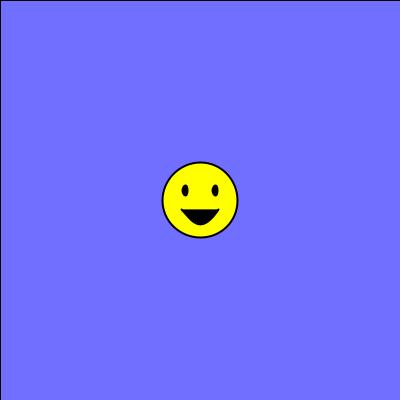
Frame 1 (no input)
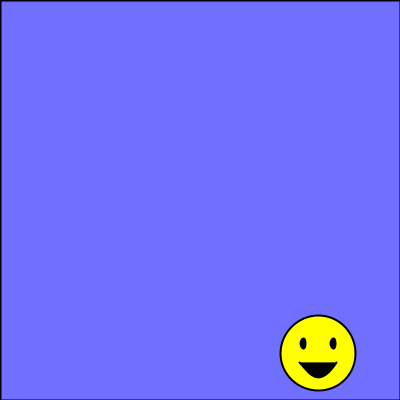
Frame 60 (the mouse pressed at the canvas centre just before this capture)
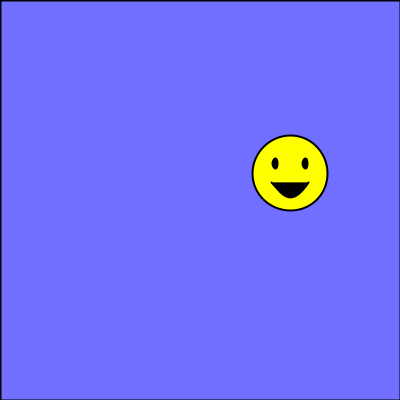
Frame 120 (the mouse held since frame 60 and released just before this capture)

The Processing sketch that drew these frames (run headless with seeded random() and noise(); from frame 60 on, the mouse is pressed at the canvas centre):

// Processing sketch: processing_52412
// ── processing_52412.pde

// Homework 6
// copyright Alex Fischer ajfische 2012
//CLICK on Smiley to kill him
//press the SPACEBAR rapidly to keep him from falling to hell
//use the UP and DOWN arrow keys to change the difficulty
//press TAB to reset the game
int z;
float ax, ay, ad, axSpeed, aySpeed, axdir, aydir,
      dx, dy, dd, dxSpeed, dySpeed, dxdir, dydir,
      cx, cxSpeed;
boolean alive;
int diff = 2;




void setup( )
{
  size( 400, 400 );
  smooth( );
  background( 112, 111, 255 );
  
  ax = width/2;
  ay = height/2;
  ad = 75;
  axSpeed = 2;
  aySpeed = 3;
  alive = true;
  
  dd = 75;
  axdir = 1;
  aydir = 1;
  dySpeed = 1;
  

}

void draw( )
{
  if (alive)
  {
    prepWindow();
    drawSmiley(ax, ay, ad);
    moveSmiley();
  }
  else
  {
    fill( 202, 201, 255, 50 );
    rect( 0, 0, 400, 400 );
    drawDeadSmiley(dx, dy, dd);
    moveDeadSmiley();
    
    if(ay > 200)
    {
      hell();
    }
    else
    {
      heaven();
    }
    
    if(ay + ad/2 < 0)
    {
      win();
      noLoop();
    }
    else if(ay - ad/2 > 400)
    {
      lose();
      noLoop();
    }
  }
}

void prepWindow()
{
  fill( 112, 111, 255 );
  rect( 0, 0, 400, 400 );
}

void drawSmiley( float x, float y, float d)
{
  //face
  strokeWeight(2);
  stroke( 0 );
  fill( 255, 255, 0 );
  ellipse( x, y, d, d );
  //eyes
  fill( 0 );
  ellipse( x - d*.2, y - d*.125, d*.0625, d*.125);
  ellipse( x + d*.2, y - d*.125, d*.0625, d*.125);
  //mouth
  stroke( 0 );
  beginShape();
    vertex(x - d*.25, y + d*.125);
    bezierVertex(x - d*.125, y + d*.25, x, y + d*.5, x + d*.25, y + d*.125);
  endShape();
}

void moveSmiley()
{
  ax = ax + (axSpeed * axdir);

  
  if( ax > width - ad/2 )
  {
    axdir = -1;
  }
  else if ( ax < 0 + ad/2 )
  {
    axdir = 1;
  }
  
  ay = ay + (aySpeed * aydir);
  if( ay > height - ad/2 )
  {
    aydir = -1;
  }
  else if ( ay < 0 + ad/2 )
  {
    aydir = 1;
  }
}

void keyPressed()
{
    if(keyCode == UP)
  {
    axSpeed++;
    aySpeed++;
    dySpeed++;
    if (axSpeed > 5 )
    {
      axSpeed = 5;
    }
    if (aySpeed > 6)
    {
      aySpeed = 6;
    }
    if (dySpeed > 3)
    {
      dySpeed = 3;
    }
  }
  else if(keyCode == DOWN)
  {
    axSpeed--;
    aySpeed--;
    dySpeed--;
    if (axSpeed < 1)
    {
      axSpeed = 1;
    }
    if (aySpeed < 1)
    {
      aySpeed = 1.5;
    }
    if (dySpeed < 1 )
    {
      dySpeed = 1;
    }
  }
  
  else if (key == TAB)
  {
    ax = width/2;
    ay = height/2;
    ad = 75;
    axSpeed = 2;
    aySpeed = 3;
    alive = true;
  
    dd = 75;
    axdir = 1;
    aydir = 1;
    loop();
  }
  
}

void mousePressed()
{
  float d = dist(mouseX, mouseY, ax, ay);
  if ( d < ad/2 )
  {
    alive = false;
    println("hit");
  }
  else
  {
    alive = true;
  }
}

void drawDeadSmiley( float x, float y, float d)
{
  x = ax;
  y = ay;
  //face
  strokeWeight(2);
  stroke( 0 );
  fill( 189, 190, 240 );
  ellipse( x, y, d, d );
  //eyes
  strokeWeight(5);
  line( x - d*.15, y - d*.2, x - d*.25, y - d*.1 );
  line( x - d*.25, y - d*.2, x - d*.15, y - d*.1 );
  
  line( x + d*.15, y - d*.2, x + d*.25, y - d*.1 );
  line( x + d*.25, y - d*.2, x + d*.15, y - d*.1 );
  //mouth
  stroke( 0 );
  fill( 0 );
  beginShape();
    vertex(x - d*.25, y + d*.125);
    bezierVertex(x - d*.125, y + d*.25, x, y + d*.5, x + d*.25, y + d*.125);
  endShape();
}

void moveDeadSmiley()
{
  ay = ay + dySpeed;
  if (keyPressed)
  {
    if (key == ' ')
    {
    ay-=5;
    }
  }
}

void hell( )
{
  drawFire();
}

void heaven( )
{
  drawCloud(cx - 150, 45);
  drawCloud(cx - 150 - 400, 45);
  
  drawCloud(cx,0);
  drawCloud(cx - 400,0);
  
  drawCloud(cx+100,60);
  drawCloud(cx+100 - 400,60);
 
 
  moveCloud();

}

void drawCloud(float x, float y)
{
  float o;
  o = 200 - ay;
  noStroke();
  translate(x,y);
  fill( 247, 254, 255, o );
  ellipse(30, 50, 20, 20);
  ellipse(45,40, 30, 30);
  ellipse(75,30, 50,50);
  ellipse(103,40, 15,15);
  ellipse(120, 40, 25, 25);
  ellipse(135, 45, 22, 22);
  ellipse(150, 50, 20, 20);
  rect(30,40, 120, 20);
  translate(-x,-y);
}

void moveCloud()
{
  cx++;
  if(cx > width + 475)
  {
    cx = width/2;
  }
}

void drawFire()
{
  float o;
  o = ay - 255;
  noStroke();
  fill(147,0,0, o);
  triangle(random(400), random(300,400), random(400), 400, random(400), 400);
  triangle(random(400), random(300,400), random(-100,400), 400, random(400,500), 400);
  
  fill(255,132,0, o);
  triangle(random(400), random(325,400), random(400), 400, random(400), 400);
  
  fill(255, o);
  triangle(random(400), random(350,400), random(400), 400, random(400), 400);
}

void win()
{
  textAlign(CENTER);
  textSize(18);
  text("SMILEY IS PARTYING IN\nHEAVEN WITH JESUS!!!111!", width/2, height/2);
}

void lose()
{
  textAlign(CENTER);
  textSize(24);
  text("YOU SENT SMILEY TO HELL :'(", width/2, height/2);
}
